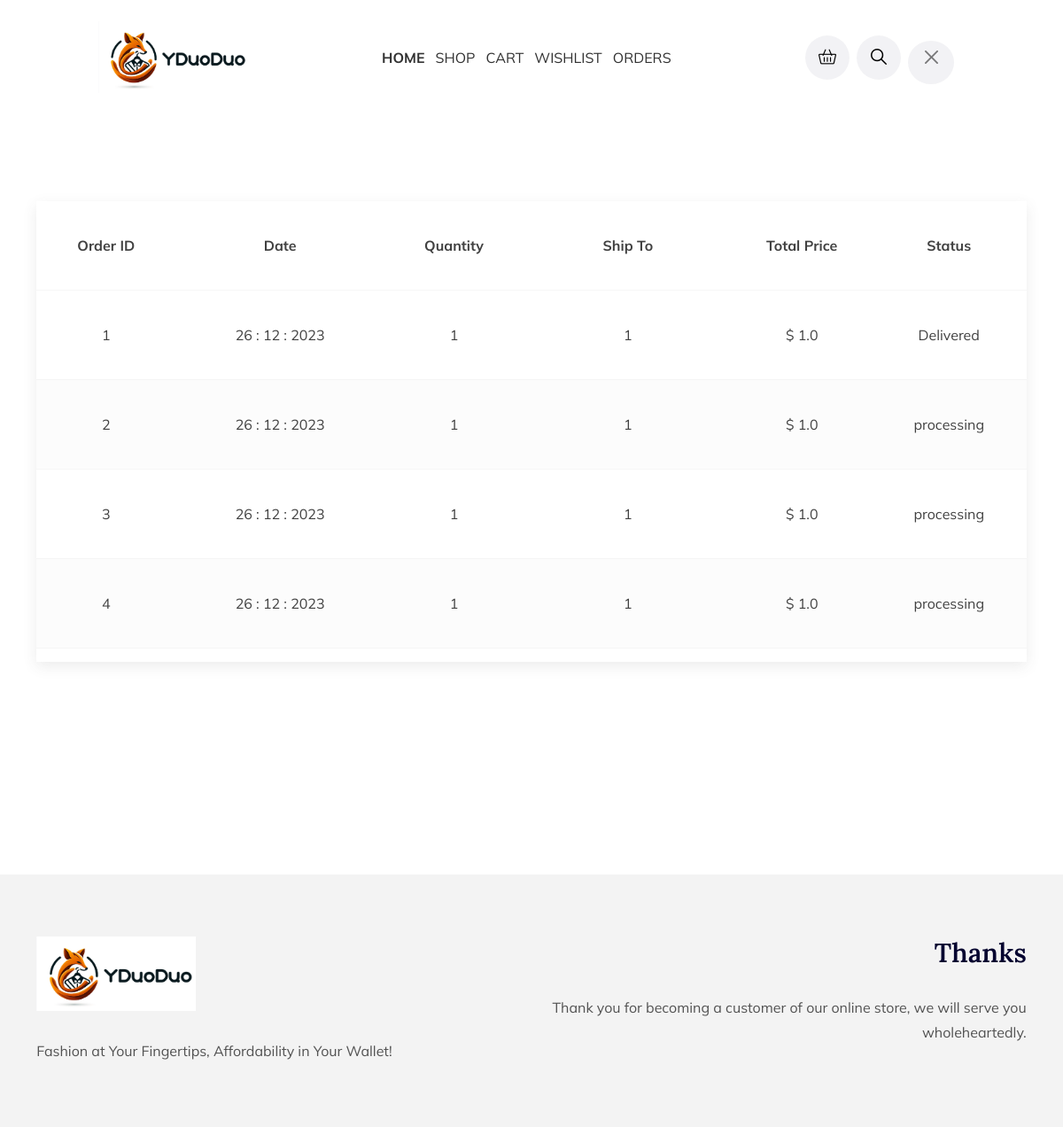
Screenshot of /my_orders (signed in) with the database file from the repository.
### app.py (models this page shows)
class Order(db.Model):
    id = db.Column(db.Integer, primary_key=True)
    user_id = db.Column(db.Integer, db.ForeignKey('user.id'), nullable=False)
    products = db.relationship(
        'Product',
        secondary='order_product',
        backref=db.backref(
            'orders',
            lazy=True))
    customer_name = db.Column(db.String(100), nullable=False)  # 订购者的名字
    phone_number = db.Column(db.String(20), nullable=False)  # 订购者的电话
    address = db.Column(db.String(200), nullable=False)  # 订购者的地址
    note = db.Column(db.Text)
    date = db.Column(db.DateTime, default=datetime.utcnow)  # 使用当前日期作为默认值
    status = Column(db.String(20), default='processing')

### app.py (the view)
@app.route('/my_orders')
@login_required
def my_orders():
    user_orders = Order.query.filter_by(user_id=current_user.id).all()
    orders_with_total = []
    for order in user_orders:
        order_products = OrderProduct.query.filter_by(order_id=order.id).all()
        total_price = sum(
            op.quantity *
            Product.query.get(
                op.product_id).price for op in order_products)
        orders_with_total.append({'order': order, 'total_price': total_price})
    return render_template('order.html', orders_with_total=orders_with_total)

### app.py (called while the page is built)
@login_manager.user_loader
def load_user(user_id):
    return User.query.get(int(user_id))

### templates/order.html
﻿{% extends 'base.html' %}
{% block content %}
    <div class="page-wrapper">
        <div class="cart-area section-padding">
            <div class="container">
                <div class="form">
                    <div class="cart-wrapper">
                        <div class="row">
                            <div class="col-12">
                                <form action="cart">
                                    <table class="table-responsive cart-wrap">
                                        <thead>
                                            <tr>
                                                <th class="images images-b">Order ID</th>
                                                <th class="product">Date</th>
                                                <th class="ptice">Quantity</th>
                                                <th class="ptice">Ship To</th>
                                                <th class="">Total Price</th>
                                                <th class="remove">Status</th>
                                            </tr>
                                        </thead>
                                        <tbody>
                                            {% for entry in orders_with_total %}
                                            <tr>
                                                <td class="images">{{ entry.order.id }}</td>
                                                <td class="product">{{ entry.order.date.strftime('%d : %m : %Y') }}</td>
                                                <td class="price">{{ entry.order.products|length }}</td>
                                                <td class="name">{{ entry.order.customer_name }}</td>
                                                <td>$ {{ entry.total_price }}</td>
                                                <td class="status">{{ entry.order.status }}</td>
                                            </tr>
                                            {% endfor %}
                                        </tbody>
                                    </table>
                                </form>
                            </div>
                        </div>
                    </div>
                </div>
            </div>
        </div>
    </div>
{% endblock %}

### templates/base.html (shortened to what this page needs)
<!DOCTYPE html>
<html lang="en">
<head>
    {% block head %}
    <link href="{{ url_for('static', filename='assets/css/themify-icons.css') }}" rel="stylesheet">
    <link href="{{ url_for('static', filename='assets/css/font-awesome.min.css') }}" rel="stylesheet">
    <link href="{{ url_for('static', filename='assets/css/flaticon.css') }}" rel="stylesheet">
    <link href="{{ url_for('static', filename='assets/css/bootstrap.min.css') }}" rel="stylesheet">
    <link href="{{ url_for('static', filename='assets/css/animate.css') }}" rel="stylesheet">
    <link href="{{ url_for('static', filename='assets/css/owl.carousel.css') }}" rel="stylesheet">
    <link href="{{ url_for('static', filename='assets/css/owl.theme.css') }}" rel="stylesheet">
    <link href="{{ url_for('static', filename='assets/css/slick.css') }}" rel="stylesheet">
    <link href="{{ url_for('static', filename='assets/css/slick-theme.css') }}" rel="stylesheet">
    <link href="{{ url_for('static', filename='assets/css/swiper.min.css') }}" rel="stylesheet">
    <link href="{{ url_for('static', filename='assets/css/owl.transitions.css') }}" rel="stylesheet">
    <link href="{{ url_for('static', filename='assets/css/jquery.fancybox.css') }}" rel="stylesheet">
    <link href="{{ url_for('static', filename='assets/css/odometer-theme-default.css') }}" rel="stylesheet">
    <link href="{{ url_for('static', filename='assets/sass/style.css') }}" rel="stylesheet">
    {% endblock %}
</head>
<body>
    <header id="header" class="wpo-header-style-4">
        <div class="wpo-site-header">
            <nav class="navigation navbar navbar-expand-lg navbar-light">
                <div class="container-fluid">
                    <div class="row align-items-center">
                        <div class="col-lg-2 col-md-6 col-6">
                            <div class="navbar-header">
                                <a class="navbar-brand" href="{{ url_for('index') }}">
                                    <img src="{{ url_for('static', filename='assets/images/YDD.png') }}"
                                        alt="YDD-logo">
                                </a>
                            </div>
                        </div>
                        <div class="col-lg-8 col-md-1 col-1">
                            <div id="navbar" class="collapse navbar-collapse navigation-holder">
                                <ul class="nav navbar-nav mb-2 mb-lg-0">
                                    <li><a class="active" href="{{ url_for('index') }}">Home</a></li>
                                    <li><a href="{{ url_for ('shop') }}">Shop</a></li>
                                    <li><a href="{{ url_for ('cart') }}">Cart</a></li>
                                    <li><a href="{{ url_for ('wishlist') }}">Wishlist</a></li>
                                    <li><a href="{{ url_for ('my_orders') }}">Orders</a></li>
                                </ul>
                            </div>
                        </div>
                        <div class="col-lg-2 col-md-2 col-2">
                            <div class="header-right">
                                <div class="mini-cart">
                                    <button class="cart-toggle-btn">
                                        <a href="{{ url_for('cart') }}">
                                            <i class="fi flaticon-shopping-cart"
                                               style="color: black"></i>
                                        </a>
                                    </button>
                                </div>
                                <div class="header-search-form-wrapper">
                                    <div class="cart-search-contact">
                                        <button class="search-toggle-btn">
                                            <a href="{{ url_for('shop') }}">
                                                <i class="fi flaticon-loupe"
                                                    style="color: black"></i>
                                            </a>
                                        </button>
                                    </div>
                                </div>
                                <div class="header-login">
                                    {% if current_user.is_authenticated %}
                                        <a href="{{ url_for('logout') }}"
                                           class="login-btn" title="logout">
                                            <i class="fi btn-close"
                                                style="color: black"></i>
                                        </a>
                                    {% else %}
                                        <a class="login-btn" href="{{ url_for('login') }}">
                                            <i class="fi flaticon-user"
                                                style="color: black"></i>
                                        </a>
                                    {% endif %}
                                </div>
                            </div>
                        </div>
                    </div>
                </div>
            </nav>
        </div>
    </header>
    {% block content %}
    {% endblock %}
    <footer class="wpo-site-footer" style="margin-top: 10%">
        <div class="wpo-upper-footer">
            <div class="container">
                <div class="row">
                    <div class="col-lg-6 col-md-6 col-sm-12">
                        <div class="widget about-widget">
                            <div class="logo widget-title">
                                <img src="{{ url_for('static', filename='assets/images/YDD.png') }}" alt="logo">
                            </div>
                            <p>
                                Fashion at Your Fingertips, Affordability in Your Wallet!
                            </p>
                        </div>
                    </div>
                    <div class="col-lg-6 col-md-6 col-sm-12">
                        <div class="widget text-lg-end">
                            <div class="widget-title">
                                <h3>Thanks</h3>
                            </div>
                            <p>
                                Thank you for becoming a customer of our online store,
                                we will serve you wholeheartedly.
                            </p>
                        </div>
                    </div>
                </div>
            </div>
        </div>
    </footer>
</body>
</html>

### rows the page displays
Order: order.id "1", order "26 : 12 : 2023", order.customer_name "1", order.status "Delivered"
Order: order.id "2", order "26 : 12 : 2023", order.customer_name "1", order.status "processing"
Order: order.id "3", order "26 : 12 : 2023", order.customer_name "1", order.status "processing"
Order: order.id "4", order "26 : 12 : 2023", order.customer_name "1", order.status "processing"

### other values shown
{{ entry.order.products|length }} "1" "1" "1" "1"
{{ entry.total_price }} "1.0" "1.0" "1.0" "1.0"
